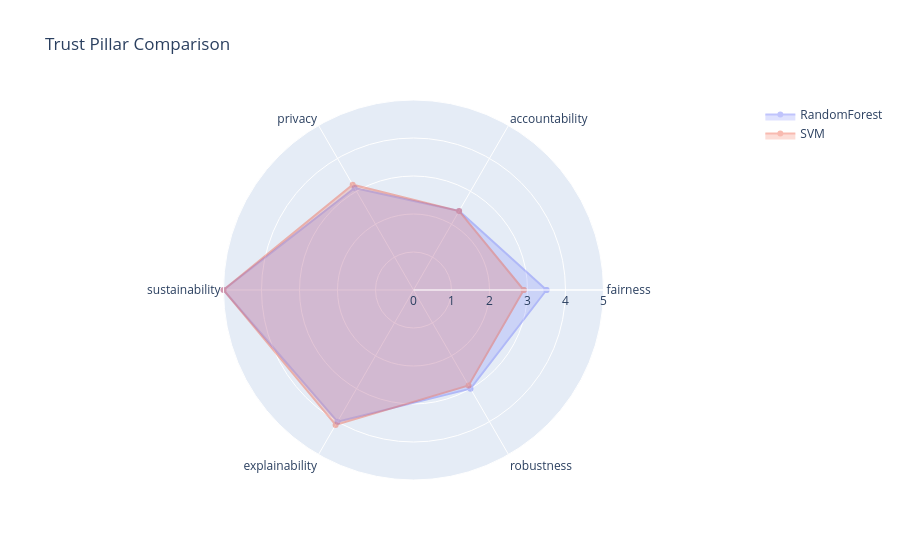
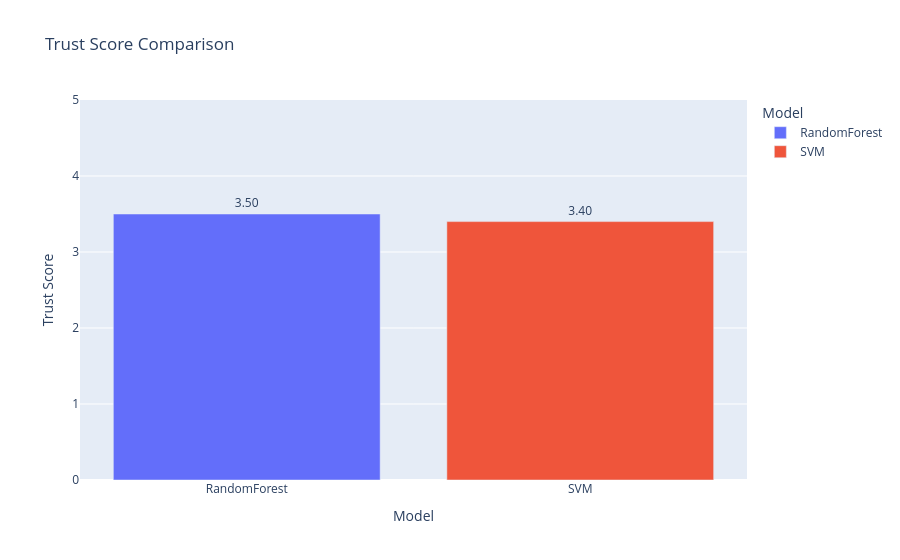
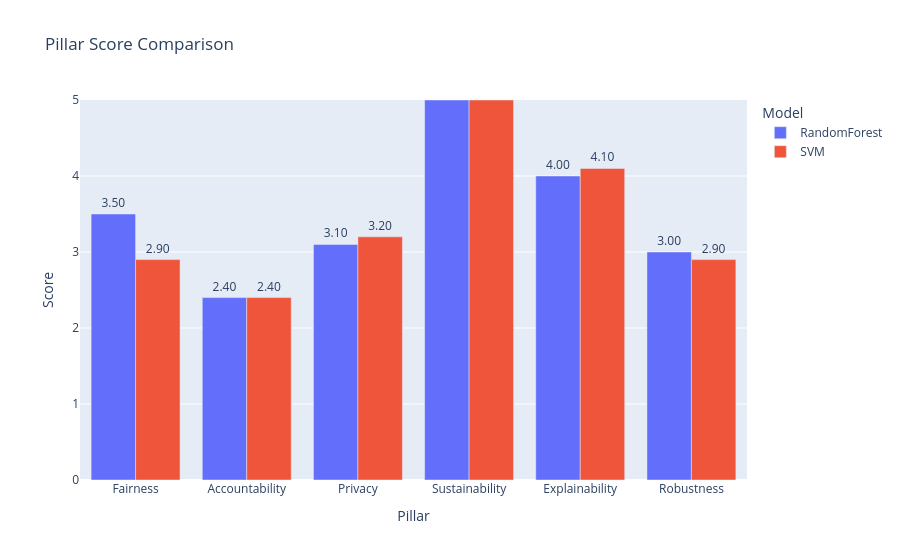

Notebook code cell kept with these figures, in order:
### Code cell
TrustEvaluator.compare_radar({
    "RandomForest": subset,
    "SVM": subset2
})

TrustEvaluator.compare_all_bars({
    "RandomForest": subset,
    "SVM": subset2
})

### Figure 1 — Plotly figure (JSON) as saved in the notebook; plotly's stock layout.template omitted (floating-point values rounded to 4 significant figures)
{"data": [{"fill": "toself", "name": "RandomForest", "opacity": 0.4, "r": [3.5, 2.4, 3.1, 5, 4, 3, 3.5], "theta": ["fairness", "accountability", "privacy", "sustainability", "explainability", "robustness", "fairness"], "type": "scatterpolar"}, {"fill": "toself", "name": "SVM", "opacity": 0.4, "r": [2.9, 2.4, 3.2, 5, 4.1, 2.9, 2.9], "theta": ["fairness", "accountability", "privacy", "sustainability", "explainability", "robustness", "fairness"], "type": "scatterpolar"}], "layout": {"polar": {"radialaxis": {"range": [0, 5], "visible": true}}, "showlegend": true, "title": {"text": "Trust Pillar Comparison"}}}

### Figure 2 — Plotly figure (JSON) as saved in the notebook; plotly's stock layout.template omitted (floating-point values rounded to 4 significant figures)
{"data": [{"hovertemplate": "Model=%{x}<br>Trust Score=%{text}<extra></extra>", "legendgroup": "RandomForest", "marker": {"color": "#636efa", "pattern": {"shape": ""}}, "name": "RandomForest", "orientation": "v", "showlegend": true, "text": [3.5], "textposition": "outside", "texttemplate": "%{text:.2f}", "type": "bar", "x": ["RandomForest"], "xaxis": "x", "y": [3.5], "yaxis": "y"}, {"hovertemplate": "Model=%{x}<br>Trust Score=%{text}<extra></extra>", "legendgroup": "SVM", "marker": {"color": "#EF553B", "pattern": {"shape": ""}}, "name": "SVM", "orientation": "v", "showlegend": true, "text": [3.4], "textposition": "outside", "texttemplate": "%{text:.2f}", "type": "bar", "x": ["SVM"], "xaxis": "x", "y": [3.4], "yaxis": "y"}], "layout": {"barmode": "relative", "legend": {"title": {"text": "Model"}, "tracegroupgap": 0}, "title": {"text": "Trust Score Comparison"}, "xaxis": {"anchor": "y", "categoryarray": ["RandomForest", "SVM"], "categoryorder": "array", "domain": [0, 1], "title": {"text": "Model"}}, "yaxis": {"anchor": "x", "domain": [0, 1], "range": [0, 5], "title": {"text": "Trust Score"}}}}

### Figure 3 — Plotly figure (JSON) as saved in the notebook; plotly's stock layout.template omitted (floating-point values rounded to 4 significant figures)
{"data": [{"alignmentgroup": "True", "hovertemplate": "Model=RandomForest<br>Pillar=%{x}<br>Score=%{text}<extra></extra>", "legendgroup": "RandomForest", "marker": {"color": "#636efa", "pattern": {"shape": ""}}, "name": "RandomForest", "offsetgroup": "RandomForest", "orientation": "v", "showlegend": true, "text": [3.5, 2.4, 3.1, 5.0, 4.0, 3.0], "textposition": "outside", "texttemplate": "%{text:.2f}", "type": "bar", "x": ["Fairness", "Accountability", "Privacy", "Sustainability", "Explainability", "Robustness"], "xaxis": "x", "y": [3.5, 2.4, 3.1, 5.0, 4.0, 3.0], "yaxis": "y"}, {"alignmentgroup": "True", "hovertemplate": "Model=SVM<br>Pillar=%{x}<br>Score=%{text}<extra></extra>", "legendgroup": "SVM", "marker": {"color": "#EF553B", "pattern": {"shape": ""}}, "name": "SVM", "offsetgroup": "SVM", "orientation": "v", "showlegend": true, "text": [2.9, 2.4, 3.2, 5.0, 4.1, 2.9], "textposition": "outside", "texttemplate": "%{text:.2f}", "type": "bar", "x": ["Fairness", "Accountability", "Privacy", "Sustainability", "Explainability", "Robustness"], "xaxis": "x", "y": [2.9, 2.4, 3.2, 5.0, 4.1, 2.9], "yaxis": "y"}], "layout": {"barmode": "group", "legend": {"title": {"text": "Model"}, "tracegroupgap": 0}, "title": {"text": "Pillar Score Comparison"}, "xaxis": {"anchor": "y", "domain": [0, 1], "title": {"text": "Pillar"}}, "yaxis": {"anchor": "x", "domain": [0, 1], "range": [0, 5], "title": {"text": "Score"}}}}
